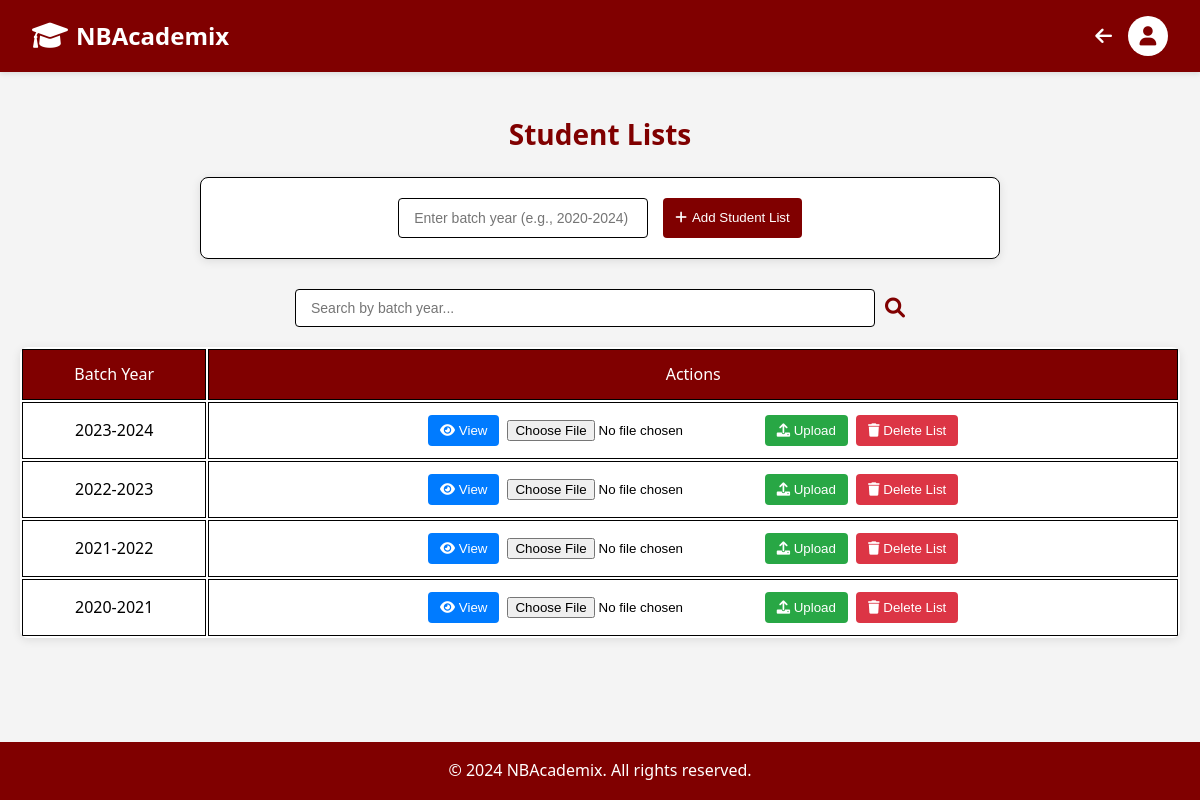
/student-list/ (signed in), run on the app's committed database.
### adminpage/models.py (models this page shows, shortened)
class StudentList(models.Model):
    batch_year = models.CharField(max_length=50)  # e.g., 2020-2024
    created_at = models.DateTimeField(auto_now_add=True)

### adminpage/views.py (the view, shortened to what this page needs)
# urls.py: path('student-list/', views.student_list_view, name='student_list'),
@login_required
def student_list_view(request):
    student_lists = StudentList.objects.all().order_by('-created_at')
    context = {
        'student_lists': student_lists,
    }
    return render(request, 'adminpage/student_list.html', context)

### adminpage/templates/adminpage/student_list.html (shortened to what this page needs)
{% extends 'adminpage/base.html' %}
{% block content %}
<div class="student-container">
    <h2>Student Lists</h2>
    <div class="add-student-section">
        <form method="post" action="" class="add-form">
            <div class="form-group">
                <input type="text" name="batch_year" placeholder="Enter batch year (e.g., 2020-2024)" required class="form-input">
                <button type="submit" class="btn add-btn">
                    <i class="fas fa-plus"></i> Add Student List
                </button>
            </div>
        </form>
    </div>
    <div class="search-container">
        <input type="text" id="searchInput" placeholder="Search by batch year..." class="search-input">
        <i class="fas fa-search search-icon"></i>
    </div>
    <div class="table-responsive">
        <table class="student-table">
            <thead>
                <tr>
                    <th>Batch Year</th>
                    <th>Actions</th>
                </tr>
            </thead>
            <tbody id="studentTableBody">
                {% for student_list in student_lists %}
                    <tr class="student-row">
                        <td>{{ student_list.batch_year }}</td>
                        <td class="action-buttons">
                            <button type="button" class="btn view-btn" onclick="openModal('modal-{{ student_list.id }}')">
                                <i class="fas fa-eye"></i> View
                            </button>
                            <form method="post" action="{% url 'upload_student_file' student_list.id %}" enctype="multipart/form-data" class="upload-form">
                                <input type="file" name="document" accept=".pdf,.doc,.docx,.xls,.xlsx" class="file-input" required>
                                <button type="submit" class="btn upload-btn">
                                    <i class="fas fa-upload"></i> Upload
                                </button>
                            </form>
                            <form method="post" action="{% url 'delete_student_list' student_list.id %}" class="delete-form" onsubmit="return confirm('Are you sure you want to delete this entire record?');">
                                <button type="submit" class="btn delete-btn">
                                    <i class="fas fa-trash"></i> Delete List
                                </button>
                            </form>
                        </td>
                    </tr>
                {% endfor %}
            </tbody>
        </table>
    </div>
</div>
{% endblock %}

### adminpage/templates/adminpage/base.html (style rules this page uses)
* { margin: 0; padding: 0; box-sizing: border-box; }
body { font-family: 'Segoe UI', Tahoma, Geneva, Verdana, sans-serif; background-color: #f4f4f4; line-height: 1.6; min-height: 100vh; display: flex; flex-direction: column; }

### adminpage/templates/adminpage/student_list.html (style rules this page uses)
.student-container { padding: 40px 20px; max-width: 1200px; margin: 0 auto; }
h2 { color: #800000; margin-bottom: 20px; text-align: center; font-size: 28px; }
.add-student-section { background: #ffffff; padding: 20px; border-radius: 8px; box-shadow: 0 2px 10px rgba(0, 0, 0, 0.1); margin-bottom: 30px; border: 1px solid black; width: 50rem; max-width: 90%; margin-left: auto; margin-right: auto; }
.form-group { display: flex; gap: 15px; flex-wrap: wrap; justify-content: center; align-items: center; }
.form-input { padding: 10px 15px; border: 1px solid black; border-radius: 4px; font-size: 14px; width: 250px; margin-bottom: 0; height: 40px; transition: border-color 0.3s; }
.add-btn { padding: 10px 20px; background-color: #800000; color: white; border-radius: 4px; border: none; cursor: pointer; transition: background-color 0.3s; height: 40px; line-height: 20px; display: flex; align-items: center; gap: 5px; }
.search-container { display: flex; justify-content: center; align-items: center; margin-bottom: 20px; gap: 10px; }
.search-input { width: 50%; padding: 10px 15px; border: 1px solid black; border-radius: 4px; font-size: 14px; }
.search-icon { font-size: 20px; color: #800000; cursor: pointer; }
.table-responsive { margin-bottom: 20px; background: white; border-radius: 8px; box-shadow: 0 2px 10px rgba(0, 0, 0, 0.1); overflow-x: auto; }
.student-table { width: 100%; }
.student-table th, .student-table td { padding: 12px; text-align: center; border: 1px solid black; vertical-align: middle; }
.student-table th { background-color: #800000; color: white; font-weight: 500; }
.btn { border: none; padding: 8px 12px; border-radius: 4px; cursor: pointer; transition: background-color 0.3s ease; }
.action-buttons { display: flex; flex-wrap: wrap; justify-content: center; gap: 8px; padding: 4px; min-height: 40px; align-items: center; }
.view-btn { background-color: #007bff; color: white; }
.upload-btn { background-color: #28a745; color: white; }
.delete-btn { background-color: #dc3545; color: white; }

### data on the page
StudentList: batch_year "2023-2024"
StudentList: batch_year "2022-2023"
StudentList: batch_year "2021-2022"
StudentList: batch_year "2020-2021"
